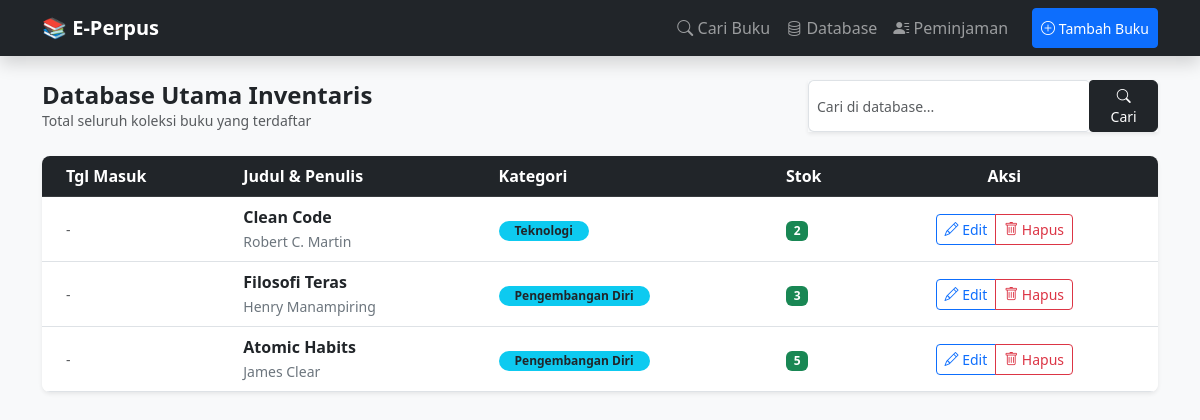
Page /koleksi on the committed database.
### tables this page shows
CREATE TABLE buku (
            id INTEGER PRIMARY KEY AUTOINCREMENT,
            judul TEXT NOT NULL,
            penulis TEXT,
            kategori TEXT,
            kode_rak TEXT, -- A (Rak Besar)
            baris_rak INTEGER, -- 1 (Barisan rak dari paling atas)
            stok INTEGER DEFAULT 1,
            tanggal_masuk DATE,
            cover_img TEXT
        );

### app.py (the view)
@app.route('/koleksi')
def koleksi_lengkap():
    conn = get_db_connection()
    all_books = conn.execute('SELECT * FROM buku ORDER BY id DESC').fetchall()
    conn.close()
    return render_template('koleksi.html', books=all_books)

### app.py (called while the page is built)
def get_db_connection():
    conn = sqlite3.connect('perpustakaan.db')
    conn.row_factory = sqlite3.Row
    return conn

### templates/koleksi.html (shortened to what this page needs)
{% extends 'layout.html' %}
{% block content %}
<div class="d-flex justify-content-between align-items-center mb-4 mt-2">
    <div>
        <h4 class="fw-bold mb-0 text-dark">Database Utama Inventaris</h4>
        <p class="text-muted small mb-0">Total seluruh koleksi buku yang terdaftar</p>
    </div>
    <form action="/search_database" method="GET" class="d-flex shadow-sm" style="width: 350px;">
    <input type="text" name="query" class="form-control form-control-sm border-end-0 rounded-start"
           placeholder="Cari di database..." value="{{ query if query else '' }}">
    <button type="submit" class="btn btn-sm btn-dark rounded-end px-3">
            <i class="bi bi-search"></i> Cari
    </button>
</form>
</div>
<div class="card shadow-sm border-0 rounded-3 overflow-hidden">
    <div class="table-responsive">
        <table class="table table-hover align-middle mb-0">
            <thead class="table-dark">
                <tr>
                    <th class="ps-4">Tgl Masuk</th>
                    <th>Judul & Penulis</th>
                    <th>Kategori</th>
                    <th>Stok</th>
                    <th class="text-center pe-4">Aksi</th>
                </tr>
            </thead>
            <tbody>
                {% for b in books %}
                <tr>
                    <td class="ps-4"><small class="text-muted">{{ b.tanggal_masuk if b.tanggal_masuk else '-' }}</small></td>
                    <td>
                        <a href="/buku/{{ b.id }}" class="text-decoration-none text-dark fw-bold d-block">{{ b.judul }}</a>
                        <small class="text-secondary">{{ b.penulis if b.penulis else 'Anonim' }}</small>
                    </td>
                    <td><span class="badge bg-info text-dark rounded-pill px-3">{{ b.kategori if b.kategori else 'Umum' }}</span></td>
                    <td>
                        <span class="badge {{ 'bg-success' if b.stok > 0 else 'bg-danger' }}">
                            {{ b.stok }}
                        </span>
                    </td>
                    <td class="text-center pe-4">
                        <div class="btn-group shadow-xs">
                            <a href="/edit/{{ b.id }}" class="btn btn-sm btn-outline-primary">
                                <i class="bi bi-pencil"></i> Edit
                            </a>
                            <a href="/delete/{{ b.id }}" class="btn btn-sm btn-outline-danger" onclick="return confirm('Yakin ingin menghapus buku ini?')">
                                <i class="bi bi-trash"></i> Hapus
                            </a>
                        </div>
                    </td>
                </tr>
                {% endfor %}
            </tbody>
        </table>
    </div>
</div>
{% endblock %}

### rows in the picture
buku: tanggal_masuk "-", judul "Clean Code", penulis "Robert C. Martin", kategori "Teknologi", stok "2"
buku: tanggal_masuk "-", judul "Filosofi Teras", penulis "Henry Manampiring", kategori "Pengembangan Diri", stok "3"
buku: tanggal_masuk "-", judul "Atomic Habits", penulis "James Clear", kategori "Pengembangan Diri", stok "5"
